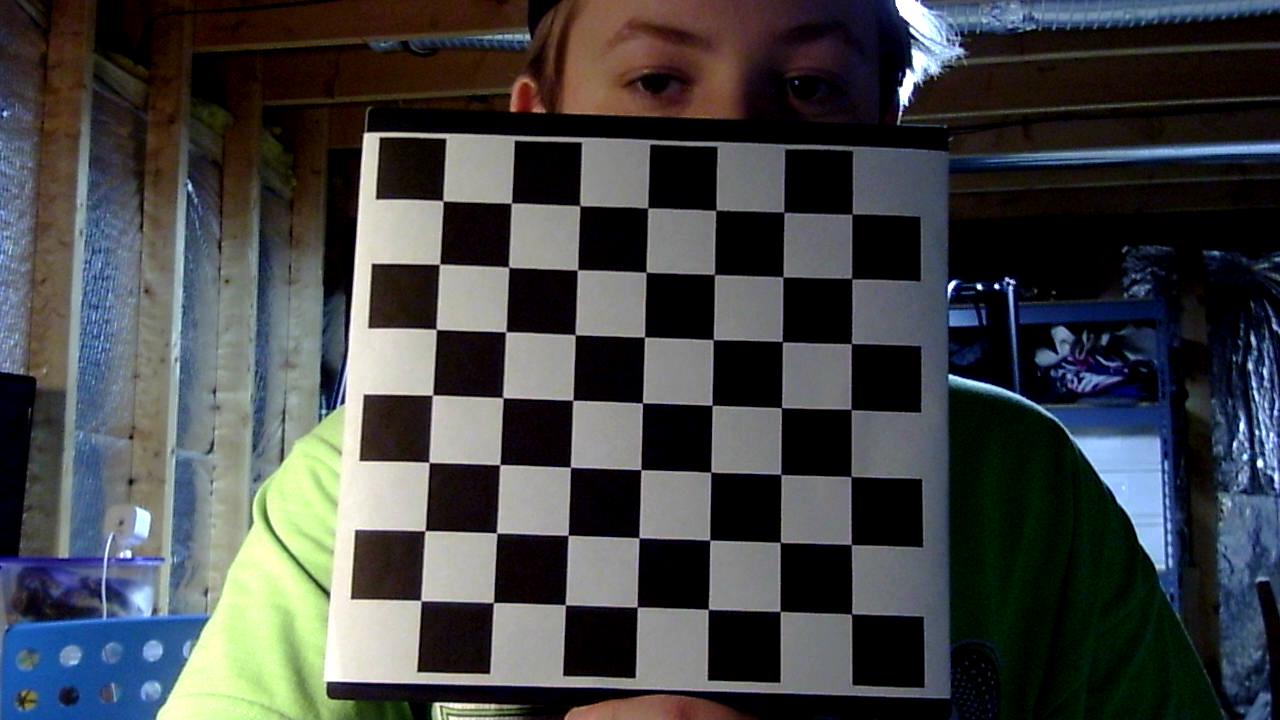
#> input picture C270Calibration/calibration/opencv_frame_0.png, 1280 x 720 px
$ python calibrateExample.py opencv_frame_0.png --rows 5 --cols 5
#> lines starting #> are read from the running program, lines starting #| are printed output that depends on the picture
from __future__ import print_function
import numpy as np
import cv2
import argparse
import glob

"""
use this command:


"""


def main():

    parser = argparse.ArgumentParser(
        description='calibrate camera intrinsics using OpenCV')

    parser.add_argument('filenames', metavar='IMAGE', nargs='+',
                        help='input image files')

    parser.add_argument('-r', '--rows', metavar='N', type=int,
                        required=True,
                        help='# of chessboard corners in vertical direction')

    parser.add_argument('-c', '--cols', metavar='N', type=int,
                        required=True,
                        help='# of chessboard corners in horizontal direction')

    parser.add_argument('-s', '--size', metavar='NUM', type=float, default=1.0,
                        help='chessboard square size in user-chosen units (should not affect results)')

    parser.add_argument('-d', '--show-detections', action='store_true',
                        help='show detections in window')

    options = parser.parse_args()

    if options.rows < options.cols:
        patternsize = (options.cols, options.rows)
    else:
        patternsize = (options.rows, options.cols)

    sz = options.size

    x = np.arange(patternsize[0])*sz
    y = np.arange(patternsize[1])*sz

    xgrid, ygrid = np.meshgrid(x, y)
    zgrid = np.zeros_like(xgrid)
    opoints = np.dstack((xgrid, ygrid, zgrid)).reshape((-1, 1, 3)).astype(np.float32)

    imagesize = None

    win = 'Calibrate'
    cv2.namedWindow(win)

    ipoints = []

    for filename in options.filenames:

        rgb = cv2.imread(filename)
#> rgb is the input picture: shape (720, 1280, 3); mean B, G, R 69.5, 68.5, 66.5

        if rgb is None:
            print('warning: error opening {}, skipping'.format(filename))
            continue

        cursize = (rgb.shape[1], rgb.shape[0])
#> cursize = (1280, 720)

        if imagesize is None:
            imagesize = cursize
#> imagesize = (1280, 720)
        else:
            assert imagesize == cursize

        print('loaded ' + filename + ' of size {}x{}'.format(*imagesize))
#| loaded opencv_frame_0.png of size 1280x720

        if len(rgb.shape) == 3:
            gray = cv2.cvtColor(rgb, cv2.COLOR_RGB2GRAY)
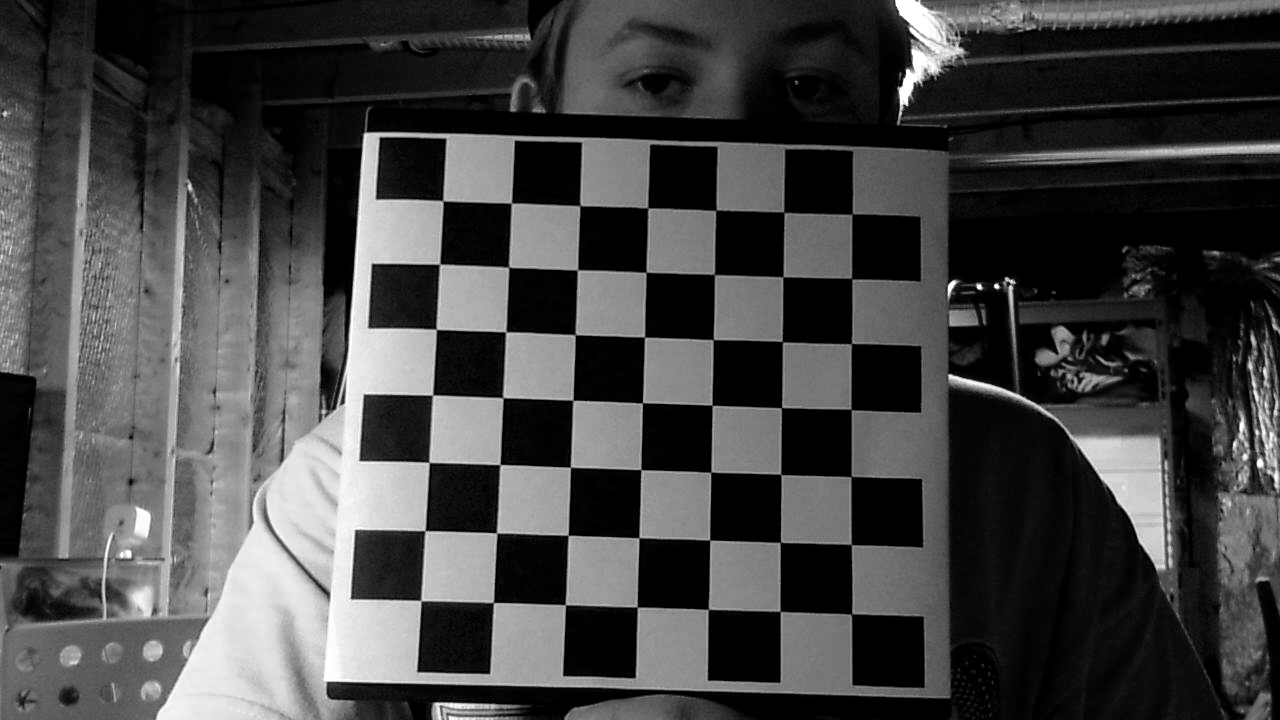
#> gray: shape (720, 1280); min 0, max 255, mean 68.6
        else:
            gray = rgb

        retval, corners = cv2.findChessboardCorners(gray, patternsize)
#> retval = False; corners = None

        if options.show_detections:
            display = cv2.cvtColor(gray, cv2.COLOR_GRAY2RGB)
            cv2.drawChessboardCorners(display, patternsize, corners, retval)
            cv2.imshow(win, display)
            while cv2.waitKey(5) not in range(128): pass

        if not retval:
            print('warning: no chessboard found in {}, skipping'.format(filename))
        else:
            ipoints.append( corners )

    flags = (cv2.CALIB_ZERO_TANGENT_DIST |
             cv2.CALIB_FIX_K1 |
             cv2.CALIB_FIX_K2 |
             cv2.CALIB_FIX_K3 |
             cv2.CALIB_FIX_K4 |
             cv2.CALIB_FIX_K5 |
             cv2.CALIB_FIX_K6)

    opoints = [opoints] * len(ipoints)

#> (the run stopped early here; a loop or call above may not have finished)

$ run again, on C270Calibration/calibration/opencv_frame_10.png
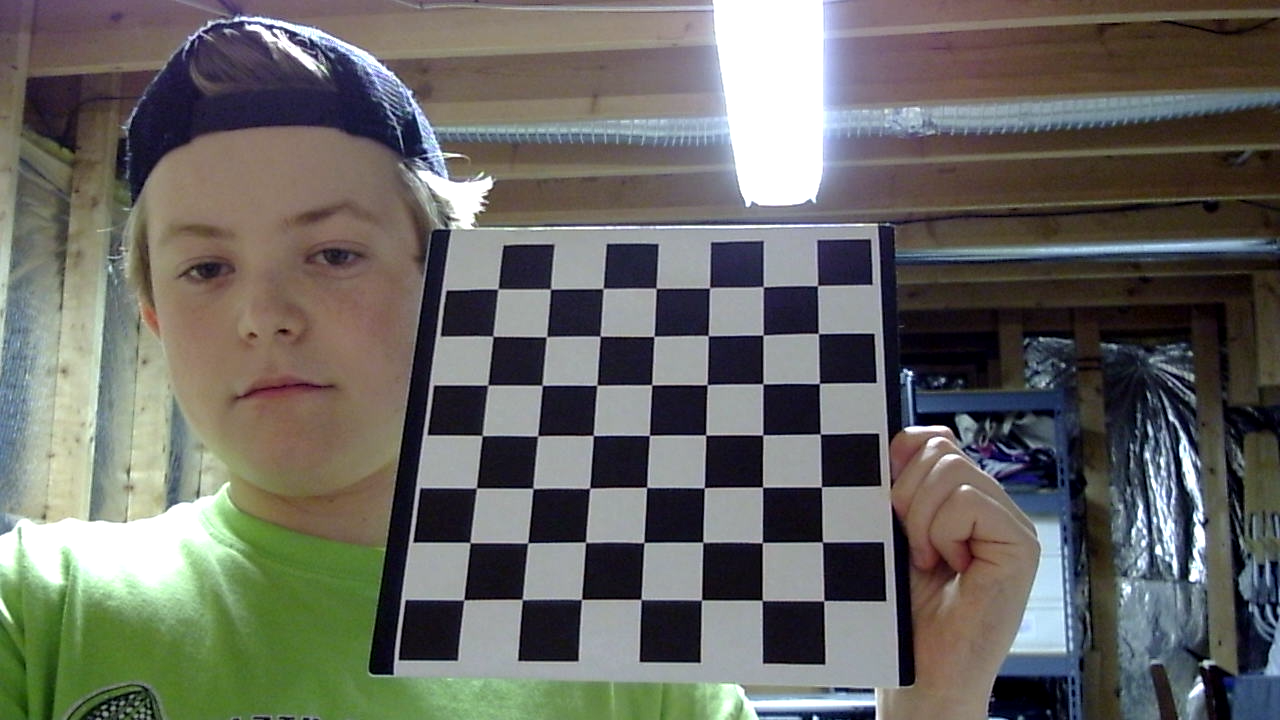
#> input picture C270Calibration/calibration/opencv_frame_10.png, 1280 x 720 px
#> in main, rgb is the input picture: shape (720, 1280, 3); mean B, G, R 99, 104.1, 104.2
#| loaded opencv_frame_10.png of size 1280x720
#> in main, `gray = cv2.cvtColor(rgb, cv2.COLOR_RGB2GRAY)`:
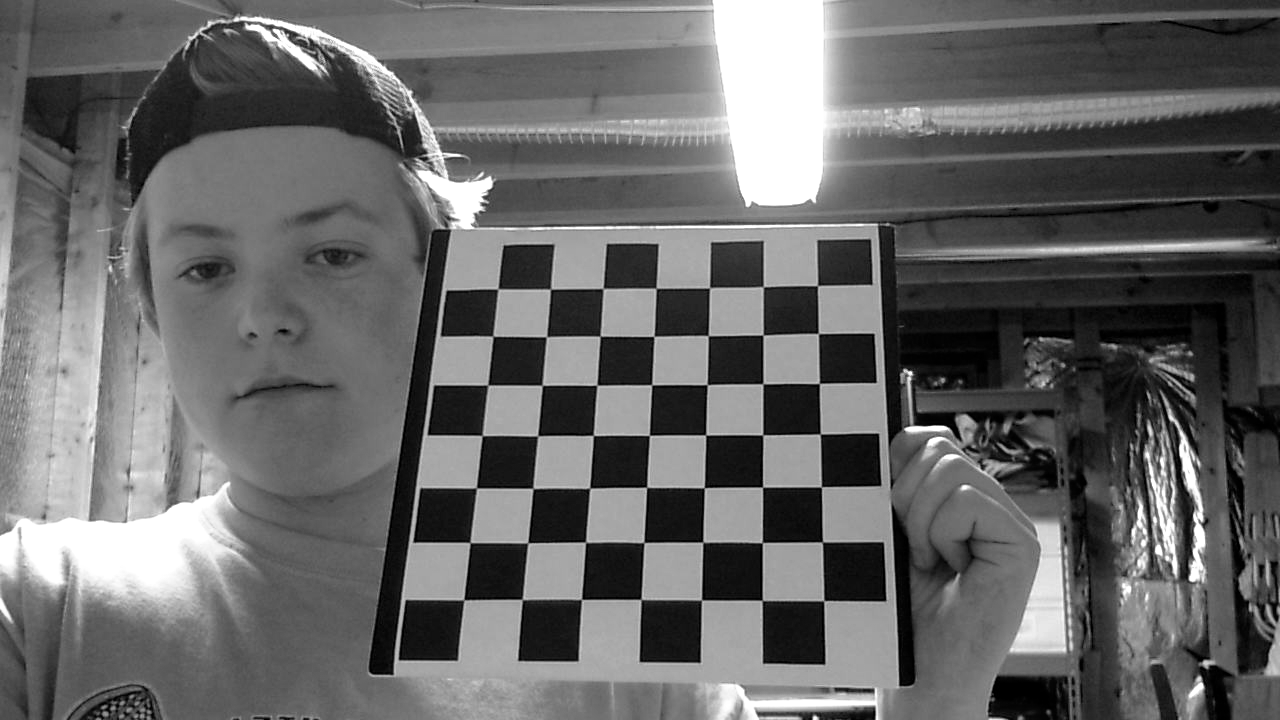
#> gray: shape (720, 1280); min 0, max 255, mean 102.6
#> retval = False; corners = None

$ run again, on C270Calibration/calibration/opencv_frame_11.png
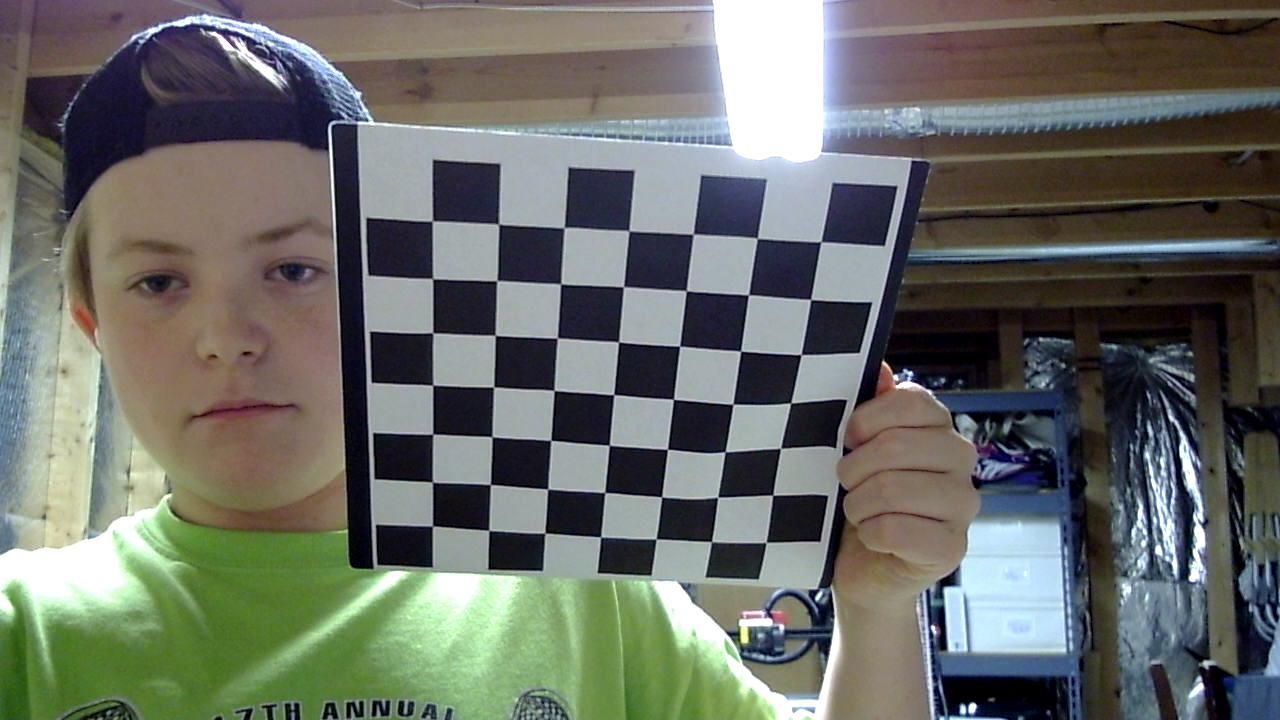
#> input picture C270Calibration/calibration/opencv_frame_11.png, 1280 x 720 px
#> in main, rgb is the input picture: shape (720, 1280, 3); mean B, G, R 102.1, 108.7, 105.4
#| loaded opencv_frame_11.png of size 1280x720
#> in main, `gray = cv2.cvtColor(rgb, cv2.COLOR_RGB2GRAY)`:
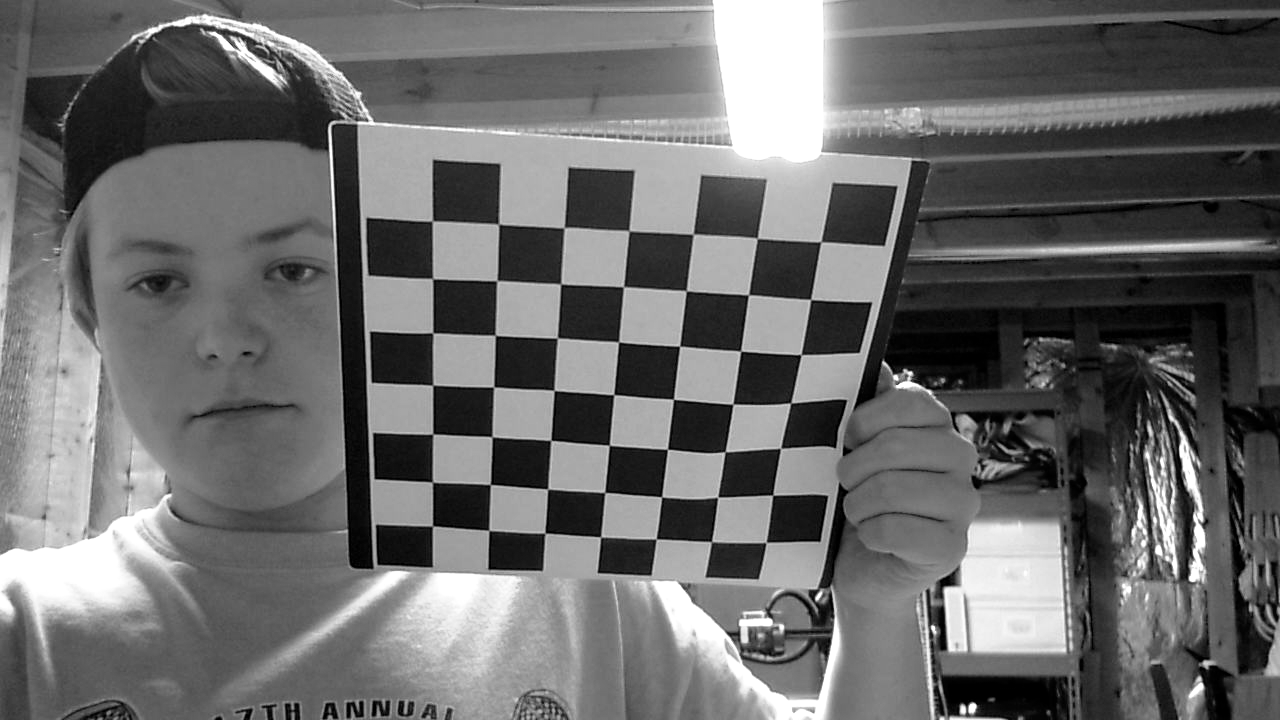
#> gray: shape (720, 1280); min 0, max 255, mean 106.3
#> retval = False; corners = None
